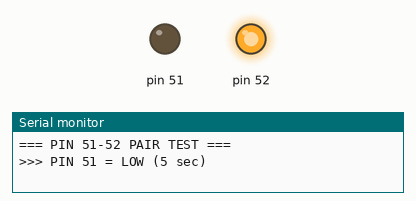
Simulated run of this sketch. Board: Arduino Mega 2560, built with avr-gcc and run on an emulated ATmega2560. Parts: output pins drawn as LEDs (lit = HIGH), the last lines printed to the serial monitor.

Above: at 4.5 s.
At 12.5 s:
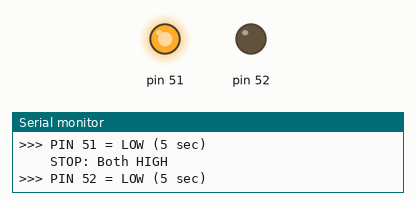
At 16.5 s:
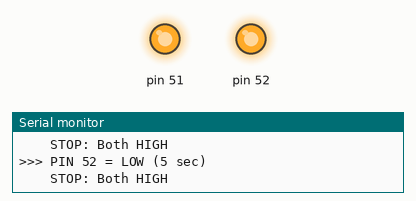
Timing chart, 0 to 22.8 s (numbered marks = the images above):
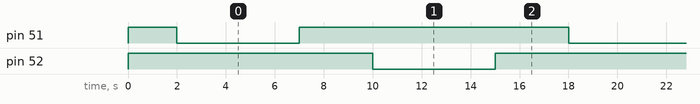

The sketch:

test_pin51_52_pair.ino
```cpp
/**
 * Test PIN 51-52 PAIR (LOW = ON)
 */

void setup() {
  Serial.begin(115200);
  pinMode(51, OUTPUT);
  pinMode(52, OUTPUT);

  digitalWrite(51, HIGH);
  digitalWrite(52, HIGH);

  Serial.println("\n=== PIN 51-52 PAIR TEST ===\n");
  delay(2000);
}

void loop() {
  Serial.println(">>> PIN 51 = LOW (5 sec)");
  digitalWrite(52, HIGH);  // 52 OFF
  digitalWrite(51, LOW);   // 51 ON
  delay(5000);
  Serial.println("    STOP: Both HIGH\n");
  digitalWrite(51, HIGH);
  digitalWrite(52, HIGH);
  delay(3000);

  Serial.println(">>> PIN 52 = LOW (5 sec)");
  digitalWrite(51, HIGH);  // 51 OFF
  digitalWrite(52, LOW);   // 52 ON
  delay(5000);
  Serial.println("    STOP: Both HIGH\n");
  digitalWrite(51, HIGH);
  digitalWrite(52, HIGH);
  delay(3000);
}
```

Measured:
- by itself, pin 51, pin 52: alternates HIGH for 11.0 s and LOW for 5.0 s
- by itself, everything shown: repeats every 16.0 s, in 4 steps
